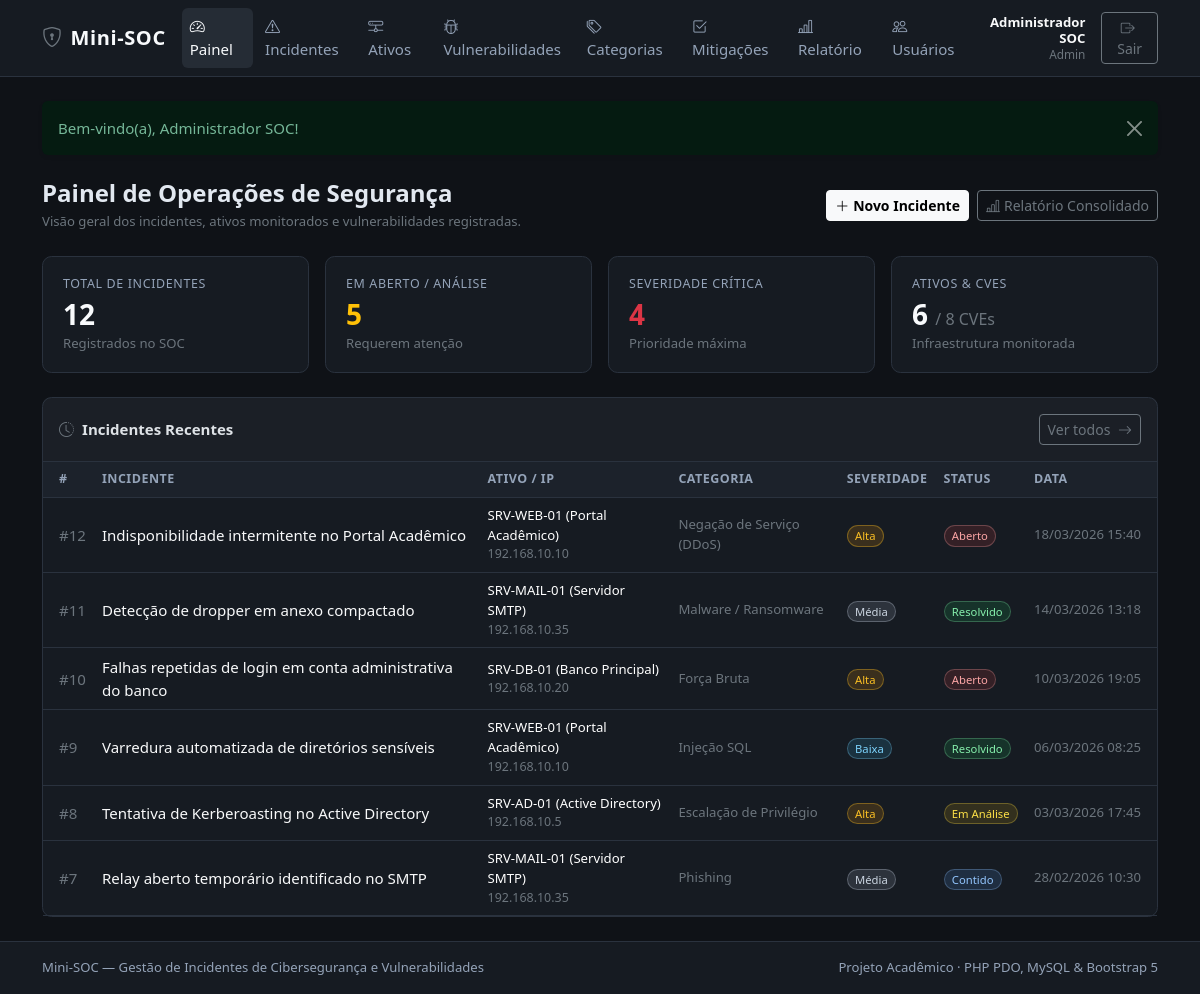
/index.php (signed in), run on the app's committed database.
### tables this page shows
CREATE TABLE IF NOT EXISTS incidentes (
    id INT AUTO_INCREMENT PRIMARY KEY,
    titulo VARCHAR(150) NOT NULL,
    descricao TEXT NOT NULL,
    severidade ENUM('Baixa', 'Media', 'Alta', 'Critica') NOT NULL DEFAULT 'Media',
    status ENUM('Aberto', 'Em Analise', 'Contido', 'Resolvido') NOT NULL DEFAULT 'Aberto',
    data_ocorrencia DATETIME NOT NULL,
    ativo_id INT NOT NULL,
    categoria_id INT NOT NULL,
    usuario_id INT NOT NULL,
    CONSTRAINT fk_incidentes_ativo
        FOREIGN KEY (ativo_id) REFERENCES ativos(id)
        ON DELETE RESTRICT
        ON UPDATE CASCADE,
    CONSTRAINT fk_incidentes_categoria
        FOREIGN KEY (categoria_id) REFERENCES categorias_ameaca(id)
        ON DELETE RESTRICT
        ON UPDATE CASCADE,
    CONSTRAINT fk_incidentes_usuario
        FOREIGN KEY (usuario_id) REFERENCES usuarios(id)
        ON DELETE RESTRICT
        ON UPDATE CASCADE
);

CREATE TABLE IF NOT EXISTS ativos (
    id INT AUTO_INCREMENT PRIMARY KEY,
    nome VARCHAR(100) NOT NULL,
    tipo VARCHAR(60) NOT NULL,
    endereco_ip VARCHAR(45) NOT NULL,
    criticidade ENUM('Baixa', 'Media', 'Alta', 'Critica') NOT NULL DEFAULT 'Media'
);

CREATE TABLE IF NOT EXISTS categorias_ameaca (
    id INT AUTO_INCREMENT PRIMARY KEY,
    nome VARCHAR(80) NOT NULL UNIQUE,
    descricao TEXT NULL
);

### index.php (the view, shortened to what this page needs)
<?php
require_once __DIR__ . '/config/auth.php';
$pdo = conectar_banco();
$resumo = $pdo->query("
    SELECT
        COUNT(*) AS total_incidentes,
        SUM(CASE WHEN status IN ('Aberto', 'Em Analise') THEN 1 ELSE 0 END) AS incidentes_ativos,
        SUM(CASE WHEN severidade = 'Critica' THEN 1 ELSE 0 END) AS incidentes_criticos
    FROM incidentes
")->fetch();
$totalAtivos = (int) $pdo->query('SELECT COUNT(*) FROM ativos')->fetchColumn();
$totalVulns  = (int) $pdo->query('SELECT COUNT(*) FROM vulnerabilidades')->fetchColumn();
$ultimosIncidentes = $pdo->query("
    SELECT
        i.id,
        i.titulo,
        i.severidade,
        i.status,
        i.data_ocorrencia,
        a.nome AS ativo_nome,
        a.endereco_ip,
        c.nome AS categoria_nome
    FROM incidentes i
    INNER JOIN ativos a ON a.id = i.ativo_id
    INNER JOIN categorias_ameaca c ON c.id = i.categoria_id
    ORDER BY i.data_ocorrencia DESC
    LIMIT 6
")->fetchAll();
require_once __DIR__ . '/includes/header.php';
?>
<div class="d-flex flex-column flex-md-row justify-content-between align-items-md-center gap-3 mb-4">
    <div>
        <h1 class="h4 fw-semibold mb-1">Painel de Operações de Segurança</h1>
        <p class="text-secondary small mb-0">Visão geral dos incidentes, ativos monitorados e vulnerabilidades registradas.</p>
    </div>
    <div class="d-flex flex-wrap gap-2">
        <a href="<?= e(base_url('modules/incidentes/form.php')) ?>" class="btn btn-light btn-sm fw-semibold">
            <i class="bi bi-plus-lg me-1"></i>Novo Incidente
        </a>
        <a href="<?= e(base_url('relatorios/consolidado.php')) ?>" class="btn btn-outline-secondary btn-sm">
            <i class="bi bi-bar-chart-line me-1"></i>Relatório Consolidado
        </a>
    </div>
</div>
<div class="row g-3 mb-4">
    <div class="col-6 col-lg-3">
        <div class="soc-kpi h-100">
            <div class="soc-kpi-label">Total de Incidentes</div>
            <div class="soc-kpi-value"><?= (int) ($resumo['total_incidentes'] ?? 0) ?></div>
            <div class="small text-secondary mt-1">Registrados no SOC</div>
        </div>
    </div>
    <div class="col-6 col-lg-3">
        <div class="soc-kpi h-100">
            <div class="soc-kpi-label">Em Aberto / Análise</div>
            <div class="soc-kpi-value text-warning"><?= (int) ($resumo['incidentes_ativos'] ?? 0) ?></div>
            <div class="small text-secondary mt-1">Requerem atenção</div>
        </div>
    </div>
    <div class="col-6 col-lg-3">
        <div class="soc-kpi h-100">
            <div class="soc-kpi-label">Severidade Crítica</div>
            <div class="soc-kpi-value text-danger"><?= (int) ($resumo['incidentes_criticos'] ?? 0) ?></div>
            <div class="small text-secondary mt-1">Prioridade máxima</div>
        </div>
    </div>
    <div class="col-6 col-lg-3">
        <div class="soc-kpi h-100">
            <div class="soc-kpi-label">Ativos &amp; CVEs</div>
            <div class="soc-kpi-value"><?= $totalAtivos ?> <span class="fs-6 fw-normal text-secondary">/ <?= $totalVulns ?> CVEs</span></div>
            <div class="small text-secondary mt-1">Infraestrutura monitorada</div>
        </div>
    </div>
</div>
<div class="card soc-card">
    <div class="card-header d-flex justify-content-between align-items-center py-3">
        <span><i class="bi bi-clock-history me-2 text-secondary"></i>Incidentes Recentes</span>
        <a href="<?= e(base_url('modules/incidentes/index.php')) ?>" class="btn btn-outline-secondary btn-sm">
            Ver todos <i class="bi bi-arrow-right ms-1"></i>
        </a>
    </div>
    <div class="table-responsive">
        <table class="table table-soc table-hover align-middle">
            <thead>
                <tr>
                    <th class="ps-3">#</th>
                    <th>Incidente</th>
                    <th>Ativo / IP</th>
                    <th>Categoria</th>
                    <th>Severidade</th>
                    <th>Status</th>
                    <th class="pe-3">Data</th>
                </tr>
            </thead>
            <tbody>
                <?php if (empty($ultimosIncidentes)): ?>
                    <tr>
                        <td colspan="7" class="text-center text-secondary py-4">Nenhum incidente registrado até o momento.</td>
                    </tr>
                <?php else: ?>
                    <?php foreach ($ultimosIncidentes as $inc): ?>
                        <tr>
                            <td class="ps-3 text-secondary">#<?= (int) $inc['id'] ?></td>
                            <td>
                                <a href="<?= e(base_url('modules/incidentes/form.php?id=' . (int) $inc['id'])) ?>" class="text-decoration-none text-light fw-medium">
                                    <?= e($inc['titulo']) ?>
                                </a>
                            </td>
                            <td>
                                <div class="small"><?= e($inc['ativo_nome']) ?></div>
                                <div class="text-secondary" style="font-size: 0.78rem;"><?= e($inc['endereco_ip']) ?></div>
                            </td>
                            <td class="small text-secondary"><?= e($inc['categoria_nome']) ?></td>
                            <td><?= badge_severidade($inc['severidade']) ?></td>
                            <td><?= badge_status($inc['status']) ?></td>
                            <td class="pe-3 small text-secondary text-nowrap"><?= e(formatar_data($inc['data_ocorrencia'])) ?></td>
                        </tr>
                    <?php endforeach; ?>
                <?php endif; ?>
            </tbody>
        </table>
    </div>
</div>
<?php require_once __DIR__ . '/includes/footer.php'; ?>

### config/auth.php (shortened to what this page needs)
<?php
function base_url(string $caminho = ''): string
{
    static $prefixo = null;
    if ($prefixo === null) {
        $prefixo = '';
    }
    $caminhoLimpo = ltrim($caminho, '/');
    return $caminhoLimpo === '' ? ($prefixo === '' ? '/' : $prefixo . '/') : $prefixo . '/' . $caminhoLimpo;
}
function e(mixed $valor): string
{
    return htmlspecialchars((string) ($valor ?? ''), ENT_QUOTES | ENT_SUBSTITUTE, 'UTF-8');
}
function exibir_flash(): void
{
    $tipo = e($_SESSION['flash']['tipo'] ?? 'info');
    $mensagem = e($_SESSION['flash']['mensagem'] ?? '');
    echo '<div class="alert alert-' . $tipo . ' alert-dismissible fade show border-0 shadow-sm mb-4" role="alert">';
    echo $mensagem;
    echo '<button type="button" class="btn-close" data-bs-dismiss="alert" aria-label="Fechar"></button>';
    echo '</div>';
}
function formatar_data(?string $data, bool $comHora = true): string
{
    $timestamp = strtotime($data);
    return date($comHora ? 'd/m/Y H:i' : 'd/m/Y', $timestamp);
}
function rotulo_severidade(string $valor): string
{
    return match ($valor) {
        'Critica' => 'Crítica',
        'Media'   => 'Média',
        'Alta'    => 'Alta',
        'Baixa'   => 'Baixa',
        default   => $valor,
    };
}
function rotulo_status(string $valor): string
{
    return match ($valor) {
        'Em Analise' => 'Em Análise',
        default      => $valor,
    };
}
function badge_severidade(string $severidade): string
{
    $classe = match ($severidade) {
        'Critica' => 'badge-sev-critica',
        'Alta'    => 'badge-sev-alta',
        'Media'   => 'badge-sev-media',
        'Baixa'   => 'badge-sev-baixa',
        default   => 'text-bg-secondary',
    };
    return '<span class="badge rounded-pill ' . $classe . '">' . e(rotulo_severidade($severidade)) . '</span>';
}
function badge_status(string $status): string
{
    $classe = match ($status) {
        'Aberto'     => 'badge-status-aberto',
        'Em Analise' => 'badge-status-analise',
        'Contido'    => 'badge-status-contido',
        'Resolvido'  => 'badge-status-resolvido',
        default      => 'text-bg-secondary',
    };
    return '<span class="badge rounded-pill ' . $classe . '">' . e(rotulo_status($status)) . '</span>';
}

### data on the page
incidentes: id "12", titulo "Indisponibilidade intermitente no Portal Acadêmico", ativo.nome "SRV-WEB-01 (Portal Acadêmico)", ativo.endereco_ip "192.168.10.10", categoria.nome "Negação de Serviço (DDoS)", severidade "Alta", status "Aberto", data_ocorrencia "18/03/2026 15:40"
incidentes: id "11", titulo "Detecção de dropper em anexo compactado", ativo.nome "SRV-MAIL-01 (Servidor SMTP)", ativo.endereco_ip "192.168.10.35", categoria.nome "Malware / Ransomware", severidade "Média", status "Resolvido", data_ocorrencia "14/03/2026 13:18"
incidentes: id "10", titulo "Falhas repetidas de login em conta administrativa do banco", ativo.nome "SRV-DB-01 (Banco Principal)", ativo.endereco_ip "192.168.10.20", categoria.nome "Força Bruta", severidade "Alta", status "Aberto", data_ocorrencia "10/03/2026 19:05"
incidentes: id "9", titulo "Varredura automatizada de diretórios sensíveis", ativo.nome "SRV-WEB-01 (Portal Acadêmico)", ativo.endereco_ip "192.168.10.10", categoria.nome "Injeção SQL", severidade "Baixa", status "Resolvido", data_ocorrencia "06/03/2026 08:25"
incidentes: id "8", titulo "Tentativa de Kerberoasting no Active Directory", ativo.nome "SRV-AD-01 (Active Directory)", ativo.endereco_ip "192.168.10.5", categoria.nome "Escalação de Privilégio", severidade "Alta", status "Em Análise", data_ocorrencia "03/03/2026 17:45"
incidentes: id "7", titulo "Relay aberto temporário identificado no SMTP", ativo.nome "SRV-MAIL-01 (Servidor SMTP)", ativo.endereco_ip "192.168.10.35", categoria.nome "Phishing", severidade "Média", status "Contido", data_ocorrencia "28/02/2026 10:30"

### other printed values
$usuario['nome'] "Administrador SOC"
$usuario['perfil'] "Admin"
$mensagem "Bem-vindo(a), Administrador SOC!"
$resumo['total_incidentes'] "12"
$resumo['incidentes_ativos'] "5"
$resumo['incidentes_criticos'] "4"
$totalAtivos "6"
$totalVulns "8"
